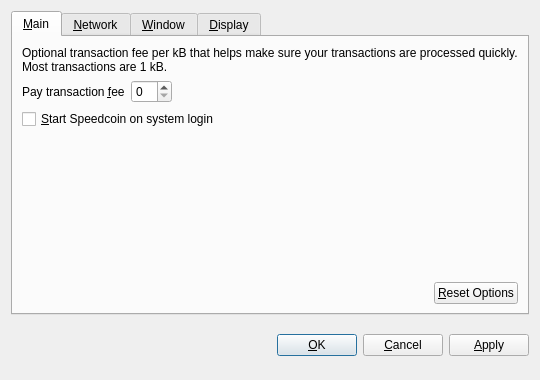
<?xml version="1.0" encoding="UTF-8"?>
<ui version="4.0">
 <class>OptionsDialog</class>
 <widget class="QDialog" name="OptionsDialog">
  <property name="geometry">
   <rect>
    <x>0</x>
    <y>0</y>
    <width>540</width>
    <height>380</height>
   </rect>
  </property>
  <property name="windowTitle">
   <string>Options</string>
  </property>
  <property name="modal">
   <bool>true</bool>
  </property>
  <layout class="QVBoxLayout" name="verticalLayout">
   <item>
    <widget class="QTabWidget" name="tabWidget">
     <property name="tabPosition">
      <enum>QTabWidget::North</enum>
     </property>
     <property name="currentIndex">
      <number>0</number>
     </property>
     <widget class="QWidget" name="tabMain">
      <attribute name="title">
       <string>&amp;Main</string>
      </attribute>
      <layout class="QVBoxLayout" name="verticalLayout_Main">
       <item>
        <widget class="QLabel" name="transactionFeeInfoLabel">
         <property name="text">
          <string>Optional transaction fee per kB that helps make sure your transactions are processed quickly. Most transactions are 1 kB.</string>
         </property>
         <property name="textFormat">
          <enum>Qt::PlainText</enum>
         </property>
         <property name="wordWrap">
          <bool>true</bool>
         </property>
        </widget>
       </item>
       <item>
        <layout class="QHBoxLayout" name="horizontalLayout_1_Main">
         <item>
          <widget class="QLabel" name="transactionFeeLabel">
           <property name="text">
            <string>Pay transaction &amp;fee</string>
           </property>
           <property name="textFormat">
            <enum>Qt::PlainText</enum>
           </property>
           <property name="buddy">
            <cstring>transactionFee</cstring>
           </property>
          </widget>
         </item>
         <item>
          <widget class="BitcoinAmountField" name="transactionFee"/>
         </item>
         <item>
          <spacer name="horizontalSpacer_1_Main">
           <property name="orientation">
            <enum>Qt::Horizontal</enum>
           </property>
           <property name="sizeHint" stdset="0">
            <size>
             <width>40</width>
             <height>20</height>
            </size>
           </property>
          </spacer>
         </item>
        </layout>
       </item>
       <item>
        <widget class="QCheckBox" name="bitcoinAtStartup">
         <property name="toolTip">
          <string>Automatically start Speedcoin after logging in to the system.</string>
         </property>
         <property name="text">
          <string>&amp;Start Speedcoin on system login</string>
         </property>
        </widget>
       </item>
       <item>
        <spacer name="verticalSpacer_Main">
         <property name="orientation">
          <enum>Qt::Vertical</enum>
         </property>
         <property name="sizeHint" stdset="0">
          <size>
           <width>20</width>
           <height>40</height>
          </size>
         </property>
        </spacer>
       </item>
       <item>
        <layout class="QHBoxLayout" name="horizontalLayout_2_Main">
         <item>
          <spacer name="horizontalSpacer_2_Main">
           <property name="orientation">
            <enum>Qt::Horizontal</enum>
           </property>
           <property name="sizeHint" stdset="0">
            <size>
             <width>40</width>
             <height>20</height>
            </size>
           </property>
          </spacer>
         </item>
         <item>
          <widget class="QPushButton" name="resetButton">
           <property name="toolTip">
            <string>Reset all client options to default.</string>
           </property>
           <property name="text">
            <string>&amp;Reset Options</string>
           </property>
           <property name="autoDefault">
            <bool>false</bool>
           </property>
          </widget>
         </item>
        </layout>
       </item>
      </layout>
     </widget>
     <widget class="QWidget" name="tabNetwork">
      <attribute name="title">
       <string>&amp;Network</string>
      </attribute>
      <layout class="QVBoxLayout" name="verticalLayout_Network">
       <item>
        <widget class="QCheckBox" name="mapPortUpnp">
         <property name="toolTip">
          <string>Automatically open the Speedcoin client port on the router. This only works when your router supports UPnP and it is enabled.</string>
         </property>
         <property name="text">
          <string>Map port using &amp;UPnP</string>
         </property>
        </widget>
       </item>
       <item>
        <widget class="QCheckBox" name="connectSocks">
         <property name="toolTip">
          <string>Connect to the Speedcoin network through a SOCKS proxy (e.g. when connecting through Tor).</string>
         </property>
         <property name="text">
          <string>&amp;Connect through SOCKS proxy:</string>
         </property>
        </widget>
       </item>
       <item>
        <layout class="QHBoxLayout" name="horizontalLayout_Network">
         <item>
          <widget class="QLabel" name="proxyIpLabel">
           <property name="text">
            <string>Proxy &amp;IP:</string>
           </property>
           <property name="textFormat">
            <enum>Qt::PlainText</enum>
           </property>
           <property name="buddy">
            <cstring>proxyIp</cstring>
           </property>
          </widget>
         </item>
         <item>
          <widget class="QValidatedLineEdit" name="proxyIp">
           <property name="maximumSize">
            <size>
             <width>140</width>
             <height>16777215</height>
            </size>
           </property>
           <property name="toolTip">
            <string>IP address of the proxy (e.g. 127.0.0.1)</string>
           </property>
          </widget>
         </item>
         <item>
          <widget class="QLabel" name="proxyPortLabel">
           <property name="text">
            <string>&amp;Port:</string>
           </property>
           <property name="textFormat">
            <enum>Qt::PlainText</enum>
           </property>
           <property name="buddy">
            <cstring>proxyPort</cstring>
           </property>
          </widget>
         </item>
         <item>
          <widget class="QLineEdit" name="proxyPort">
           <property name="maximumSize">
            <size>
             <width>55</width>
             <height>16777215</height>
            </size>
           </property>
           <property name="toolTip">
            <string>Port of the proxy (e.g. 9050)</string>
           </property>
          </widget>
         </item>
         <item>
          <widget class="QLabel" name="socksVersionLabel">
           <property name="text">
            <string>SOCKS &amp;Version:</string>
           </property>
           <property name="textFormat">
            <enum>Qt::PlainText</enum>
           </property>
           <property name="buddy">
            <cstring>socksVersion</cstring>
           </property>
          </widget>
         </item>
         <item>
          <widget class="QValueComboBox" name="socksVersion">
           <property name="toolTip">
            <string>SOCKS version of the proxy (e.g. 5)</string>
           </property>
          </widget>
         </item>
         <item>
          <spacer name="horizontalSpacer_Network">
           <property name="orientation">
            <enum>Qt::Horizontal</enum>
           </property>
           <property name="sizeHint" stdset="0">
            <size>
             <width>40</width>
             <height>20</height>
            </size>
           </property>
          </spacer>
         </item>
        </layout>
       </item>
       <item>
        <spacer name="verticalSpacer_Network">
         <property name="orientation">
          <enum>Qt::Vertical</enum>
         </property>
         <property name="sizeHint" stdset="0">
          <size>
           <width>20</width>
           <height>40</height>
          </size>
         </property>
        </spacer>
       </item>
      </layout>
     </widget>
     <widget class="QWidget" name="tabWindow">
      <attribute name="title">
       <string>&amp;Window</string>
      </attribute>
      <layout class="QVBoxLayout" name="verticalLayout_Window">
       <item>
        <widget class="QCheckBox" name="minimizeToTray">
         <property name="toolTip">
          <string>Show only a tray icon after minimizing the window.</string>
         </property>
         <property name="text">
          <string>&amp;Minimize to the tray instead of the taskbar</string>
         </property>
        </widget>
       </item>
       <item>
        <widget class="QCheckBox" name="minimizeOnClose">
         <property name="toolTip">
          <string>Minimize instead of exit the application when the window is closed. When this option is enabled, the application will be closed only after selecting Quit in the menu.</string>
         </property>
         <property name="text">
          <string>M&amp;inimize on close</string>
         </property>
        </widget>
       </item>
       <item>
        <spacer name="verticalSpacer_Window">
         <property name="orientation">
          <enum>Qt::Vertical</enum>
         </property>
         <property name="sizeHint" stdset="0">
          <size>
           <width>20</width>
           <height>40</height>
          </size>
         </property>
        </spacer>
       </item>
      </layout>
     </widget>
     <widget class="QWidget" name="tabDisplay">
      <attribute name="title">
       <string>&amp;Display</string>
      </attribute>
      <layout class="QVBoxLayout" name="verticalLayout_Display">
       <item>
        <layout class="QHBoxLayout" name="horizontalLayout_1_Display">
         <item>
          <widget class="QLabel" name="langLabel">
           <property name="text">
            <string>User Interface &amp;language:</string>
           </property>
           <property name="textFormat">
            <enum>Qt::PlainText</enum>
           </property>
           <property name="buddy">
            <cstring>lang</cstring>
           </property>
          </widget>
         </item>
         <item>
          <widget class="QValueComboBox" name="lang">
           <property name="toolTip">
            <string>The user interface language can be set here. This setting will take effect after restarting Speedcoin.</string>
           </property>
          </widget>
         </item>
        </layout>
       </item>
       <item>
        <layout class="QHBoxLayout" name="horizontalLayout_2_Display">
         <item>
          <widget class="QLabel" name="unitLabel">
           <property name="text">
            <string>&amp;Unit to show amounts in:</string>
           </property>
           <property name="textFormat">
            <enum>Qt::PlainText</enum>
           </property>
           <property name="buddy">
            <cstring>unit</cstring>
           </property>
          </widget>
         </item>
         <item>
          <widget class="QValueComboBox" name="unit">
           <property name="toolTip">
            <string>Choose the default subdivision unit to show in the interface and when sending coins.</string>
           </property>
          </widget>
         </item>
        </layout>
       </item>
       <item>
        <widget class="QCheckBox" name="displayAddresses">
         <property name="toolTip">
          <string>Whether to show Speedcoin addresses in the transaction list or not.</string>
         </property>
         <property name="text">
          <string>&amp;Display addresses in transaction list</string>
         </property>
        </widget>
       </item>
       <item>
        <widget class="QCheckBox" name="coinControlFeatures">
         <property name="toolTip">
          <string>Whether to show coin control features or not.</string>
         </property>
         <property name="text">
          <string>Display coin &amp;control features (experts only!)</string>
         </property>
        </widget>
       </item>
       <item>
        <spacer name="verticalSpacer_Display">
         <property name="orientation">
          <enum>Qt::Vertical</enum>
         </property>
         <property name="sizeHint" stdset="0">
          <size>
           <width>20</width>
           <height>40</height>
          </size>
         </property>
        </spacer>
       </item>
      </layout>
     </widget>
    </widget>
   </item>
   <item>
    <layout class="QHBoxLayout" name="horizontalLayout_Buttons">
     <item>
      <spacer name="horizontalSpacer_1">
       <property name="orientation">
        <enum>Qt::Horizontal</enum>
       </property>
       <property name="sizeHint" stdset="0">
        <size>
         <width>40</width>
         <height>48</height>
        </size>
       </property>
      </spacer>
     </item>
     <item>
      <widget class="QLabel" name="statusLabel">
       <property name="font">
        <font>
         <weight>75</weight>
         <bold>true</bold>
        </font>
       </property>
       <property name="text">
        <string/>
       </property>
       <property name="textFormat">
        <enum>Qt::PlainText</enum>
       </property>
       <property name="wordWrap">
        <bool>true</bool>
       </property>
      </widget>
     </item>
     <item>
      <spacer name="horizontalSpacer_2">
       <property name="orientation">
        <enum>Qt::Horizontal</enum>
       </property>
       <property name="sizeHint" stdset="0">
        <size>
         <width>40</width>
         <height>48</height>
        </size>
       </property>
      </spacer>
     </item>
     <item>
      <widget class="QPushButton" name="okButton">
       <property name="text">
        <string>&amp;OK</string>
       </property>
      </widget>
     </item>
     <item>
      <widget class="QPushButton" name="cancelButton">
       <property name="text">
        <string>&amp;Cancel</string>
       </property>
       <property name="autoDefault">
        <bool>false</bool>
       </property>
      </widget>
     </item>
     <item>
      <widget class="QPushButton" name="applyButton">
       <property name="text">
        <string>&amp;Apply</string>
       </property>
       <property name="autoDefault">
        <bool>false</bool>
       </property>
      </widget>
     </item>
    </layout>
   </item>
  </layout>
 </widget>
 <customwidgets>
  <customwidget>
   <class>BitcoinAmountField</class>
   <extends>QSpinBox</extends>
   <header>bitcoinamountfield.h</header>
  </customwidget>
  <customwidget>
   <class>QValueComboBox</class>
   <extends>QComboBox</extends>
   <header>qvaluecombobox.h</header>
  </customwidget>
  <customwidget>
   <class>QValidatedLineEdit</class>
   <extends>QLineEdit</extends>
   <header>qvalidatedlineedit.h</header>
  </customwidget>
 </customwidgets>
 <resources/>
 <connections/>
</ui>
